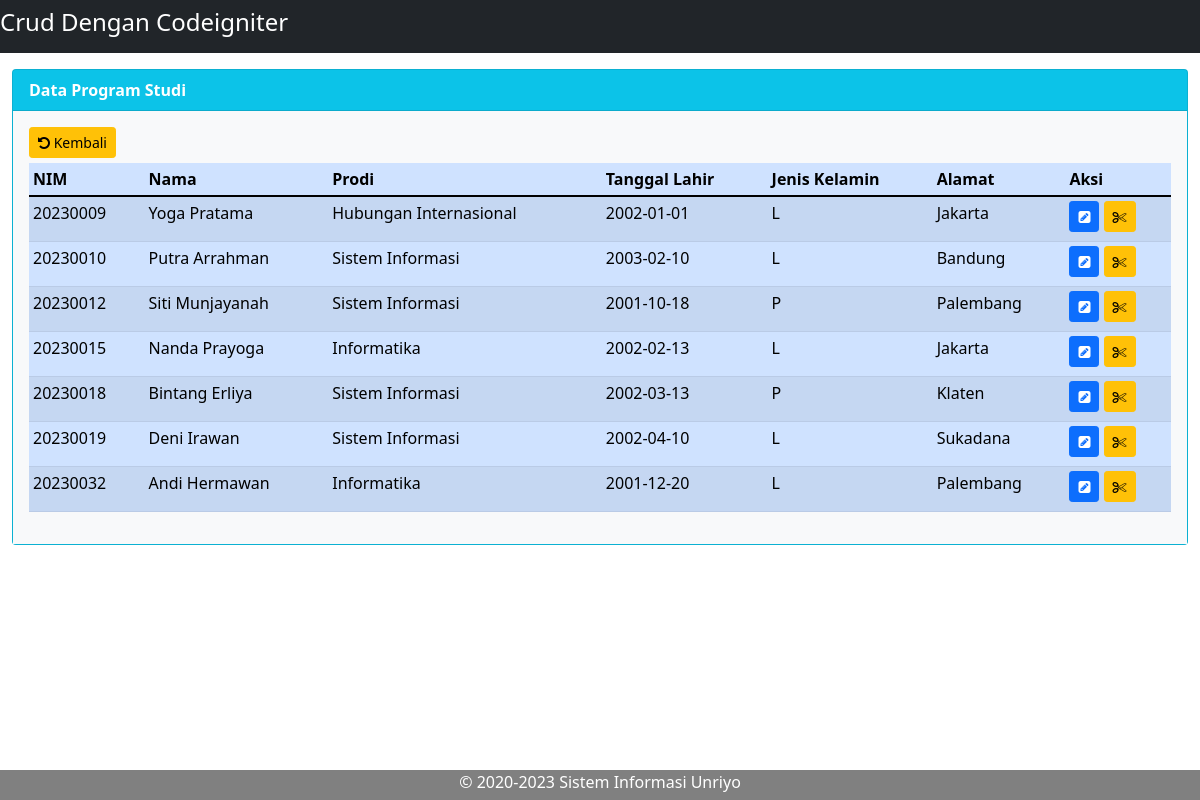
The page /index.php/mahasiswa/cari on the database its author committed.
### tables this page shows
CREATE TABLE `mahasiswa` (
  `nim` varchar(8) NOT NULL,
  `nama` varchar(30) NOT NULL,
  `kodeprodi` varchar(3) NOT NULL,
  `tgl_lahir` date NOT NULL,
  `jenis_kelamin` enum('L','P') NOT NULL,
  `alamat` varchar(50) NOT NULL
);

CREATE TABLE `prodi` (
  `kodeprodi` varchar(3) NOT NULL,
  `namaprodi` varchar(50) NOT NULL
);

### application/controllers/Mahasiswa.php (called while the page is built, shortened)
<?php
class Mahasiswa extends CI_Controller {
    function __construct(){
        $this->load->model('Model_mhs');
        $this->load->model('Model_prodi');
    }
    function cari(){
        $kunci = $this->input->post('cari');
        $data['hasilcari'] = $this->Model_mhs->cari($kunci);
        $this->load->view('header');
        $this->load->view('v_cari_mhs', $data);
        $this->load->view('footer');
    }
}
?>

### index.php (called while the page is built, shortened)
<?php
require_once BASEPATH.'core/CodeIgniter.php';

### application/models/Model_mhs.php (called while the page is built, shortened)
<?php
class Model_mhs extends CI_Model {
    function cari($key) {
        $this->db->select('*');
        $this->db->from('mahasiswa');
        $this->db->join('prodi', 'prodi.kodeprodi=mahasiswa.kodeprodi');
        $this->db->like('nim', $key);
        $this->db->or_like('nama', $key);
        $this->db->or_like('namaprodi', $key);
        $query = $this->db->get()->result();
        return $query;
    }
}
?>

### application/views/v_cari_mhs.php (the view, shortened to what this page needs)
<html>
    <head>
    </head>
    <body>
        <div class="container-fluid pt-3 ph-5">
            <div class="card bg-info">
                <div class="card-header text-white"><strong>Data Program Studi</strong></div>
                <div class="card-body bg-light text-black">
                    <a href="<?=base_url()?>mahasiswa" class="btn btn-warning btn-sm"><i class="fa fa-undo" aria-hidden="true"></i> Kembali</a>
                    <table class="table table-striped table-primary table-sm">
                        <thead>
                            <tr>
                                <th>NIM</th>
                                <th>Nama</th>
                                <th>Prodi</th>
                                <th>Tanggal Lahir</th>
                                <th>Jenis Kelamin</th>
                                <th>Alamat</th>
                                <th>Aksi</th>
                            </tr>
                        </thead>
                        <tbody>
                            <?php foreach ($hasilcari as $row) { ?>
                            <tr>
                                <td><?=$row->nim?></td>
                                <td><?=$row->nama?></td>
                                <td><?=$row->namaprodi?></td>
                                <td><?=$row->tgl_lahir?></td>
                                <td><?=$row->jenis_kelamin?></td>
                                <td><?=$row->alamat?></td>
                                <td>
                                    <a href="<?=base_url()?>mahasiswa/getmhs/<?=$row->nim?>" class="btn btn-primary btn-sm"><i class="fa fa-pencil-square" aria-hidden="true"></i></a>
                                    <a href="<?=base_url()?>mahasiswa/hapus/<?=$row->nim?>" class="btn btn-warning btn-sm"><i class="fa fa-scissors" aria-hidden="true"></i></a>
                                </td>
                            </tr>
                            <?php }?>
                        </tbody>
                    </table>
                </div>
            </div>
        </div>
    </body>
</html>

### application/views/header.php (style rules this page uses)
a { text-decoration: none; }
.btn { margin-bottom: 5px; }

### rows shown on the page
mahasiswa: nim "20230009", nama "Yoga Pratama", kodeprodi.namaprodi "Hubungan Internasional", tgl_lahir "2002-01-01", jenis_kelamin "L", alamat "Jakarta"
mahasiswa: nim "20230010", nama "Putra Arrahman", kodeprodi.namaprodi "Sistem Informasi", tgl_lahir "2003-02-10", jenis_kelamin "L", alamat "Bandung"
mahasiswa: nim "20230012", nama "Siti Munjayanah", kodeprodi.namaprodi "Sistem Informasi", tgl_lahir "2001-10-18", jenis_kelamin "P", alamat "Palembang"
mahasiswa: nim "20230015", nama "Nanda Prayoga", kodeprodi.namaprodi "Informatika", tgl_lahir "2002-02-13", jenis_kelamin "L", alamat "Jakarta"
mahasiswa: nim "20230018", nama "Bintang Erliya", kodeprodi.namaprodi "Sistem Informasi", tgl_lahir "2002-03-13", jenis_kelamin "P", alamat "Klaten"
mahasiswa: nim "20230019", nama "Deni Irawan", kodeprodi.namaprodi "Sistem Informasi", tgl_lahir "2002-04-10", jenis_kelamin "L", alamat "Sukadana"
mahasiswa: nim "20230032", nama "Andi Hermawan", kodeprodi.namaprodi "Informatika", tgl_lahir "2001-12-20", jenis_kelamin "L", alamat "Palembang"
